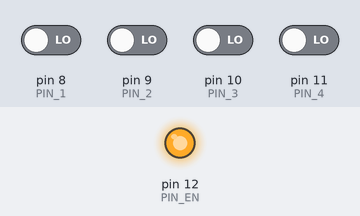
A sketch run on a simulated Arduino Uno, built with avr-gcc and run on an emulated ATmega328P. Shown: output pins drawn as LEDs (lit = HIGH). The inputs (shaded band) are chosen by the test bench; at power-on: pin 8 (PIN_1), pin 9 (PIN_2), pin 10 (PIN_3), pin 11 (PIN_4) LOW. What the sketch prints to the serial monitor is not drawn.

Above: at 1.2 s.
1.3 s: pin 8 (PIN_1) driven HIGH
Timing chart, 0 to 4.3 s (numbered marks = the images above; inputs shaded):
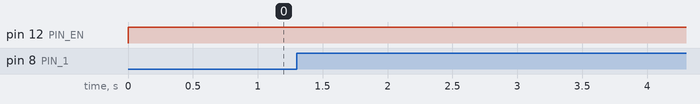

The sketch:

Arduino4chRemoteControl.ino
```cpp
/**
 * description: Example for RF transmitter/receiver module
 * author: Sungjoon Kim (method76)
 * date: 2015.8.18
 */
#define PIN_1            8   // Button A
#define PIN_2            9   // Button B
#define PIN_3            10  // Button C
#define PIN_4            11  // Button D
#define PIN_EN           12  // EN

void setup() {
  // put your setup code here, to run once:
  Serial.begin(9600);

  pinMode(PIN_1, INPUT);
  pinMode(PIN_2, INPUT);
  pinMode(PIN_3, INPUT);
  pinMode(PIN_4, INPUT);
  pinMode(PIN_EN, OUTPUT);
  Serial.println("Init completed");
}

void loop() {
  // put your main code here, to run repeatedly:
  digitalWrite(PIN_EN, HIGH);

  int recv1 = digitalRead(PIN_1);
  int recv2 = digitalRead(PIN_2);
  int recv3 = digitalRead(PIN_3);
  int recv4 = digitalRead(PIN_4);
  if(recv1 == HIGH) {
    Serial.println("1 is high");
  }
  if(recv2 == HIGH) {
    Serial.println("2 is high");
  }
  if(recv3 == HIGH) {
    Serial.println("3 is high");
  }
  if(recv4 == HIGH) {
    Serial.println("4 is high");
  }

  delay(100);
}
```

Measured:
- after the input at 1.3 s, every drawn part: stays the same
